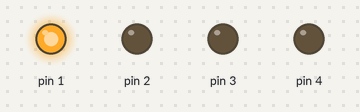
Recording of a sketch running on a simulated Arduino Uno, built with avr-gcc and run on an emulated ATmega328P. On the bench: output pins drawn as LEDs (lit = HIGH).

Above: at 0.5 s.
At 1.5 s:
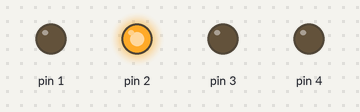
At 2.5 s:
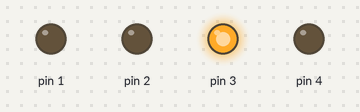
At 3.5 s:
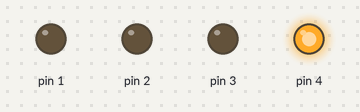
Timing chart, 0 to 5.2 s (numbered marks = the images above):
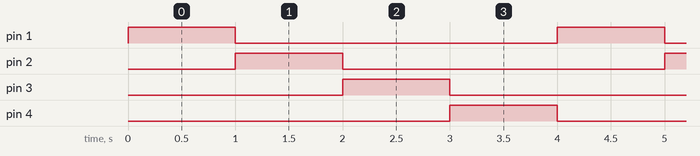

The sketch:

_6_STEPPERMOTOR_90_degree.ino
```cpp
void setup() {
  // put your setup code here, to run once:
pinMode(1,OUTPUT);
pinMode(2,OUTPUT);
pinMode(3,OUTPUT);
pinMode(4,OUTPUT);
}

void loop() {
  // put your main code here, to run repeatedly:
digitalWrite(1,HIGH);
delay(1000);
digitalWrite(1,LOW);
digitalWrite(2,HIGH);
delay(1000);
digitalWrite(2,LOW);
digitalWrite(3,HIGH);
delay(1000);
digitalWrite(3,LOW);
digitalWrite(4,HIGH);
delay(1000);
digitalWrite(4,LOW);
}
```

Measured:
- by itself, pin 1–4: alternates HIGH for 1.0 s and LOW for 3.0 s
- by itself, everything shown: repeats every 4.0 s, in 5 steps
